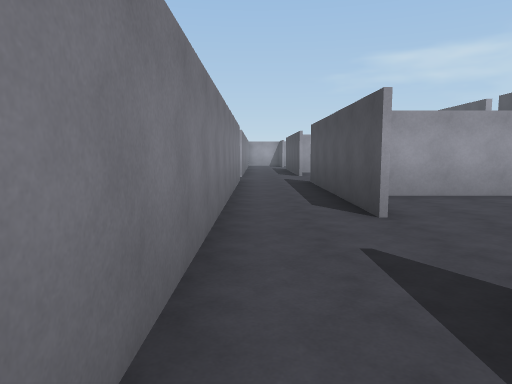
view 1 (above)

16 first-person views from a walk through a Unity game level. The camera is 1.5 m above the floor, tilts 6° down and sees 70° across. The floor is counted in squares, 2 m on a side. Each view is taken from the middle of a square. On the plan, view 1 faces up. The plan holds only what a view shows up to about 11 squares ahead; the rest is blank. The place goes on beyond the plan. The player character is not drawn. Surface patterns are stand-ins for the level's own textures.

view 2
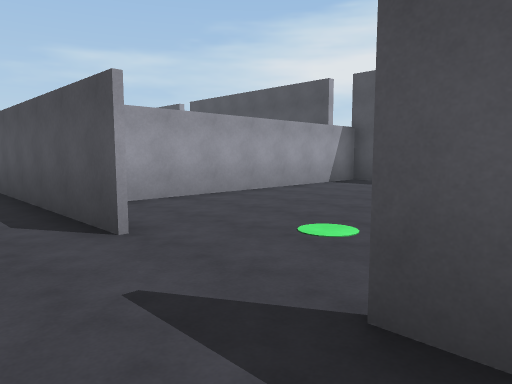

view 3
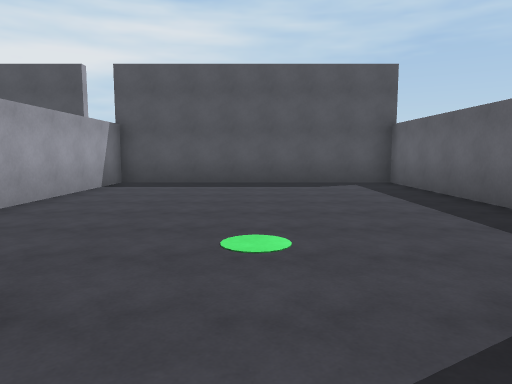

view 4
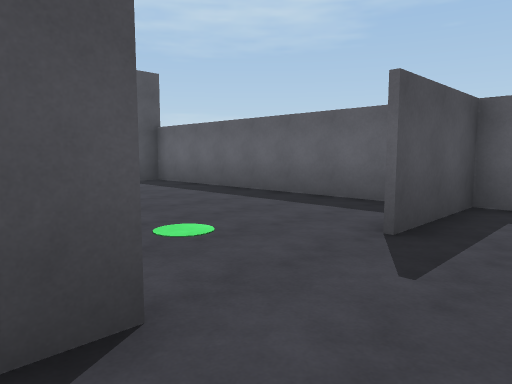

view 5
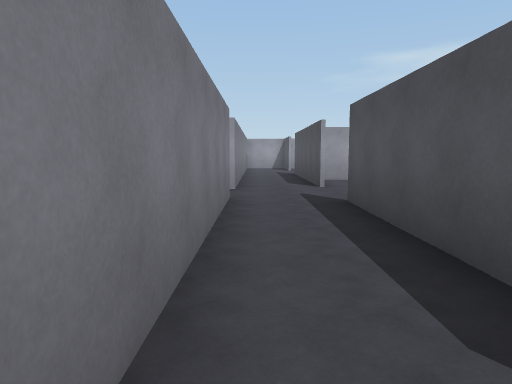

view 6
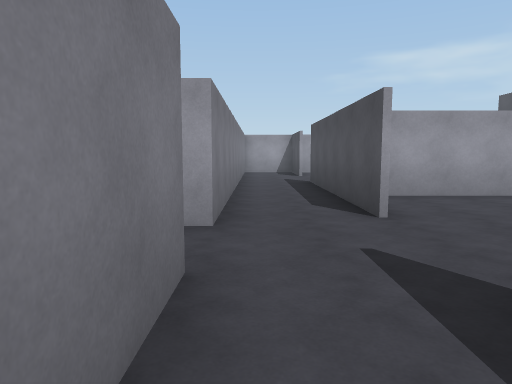

view 7
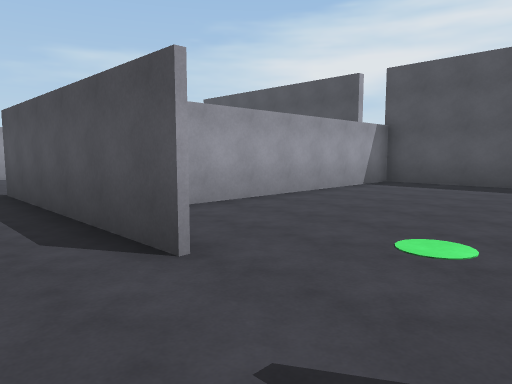

view 8
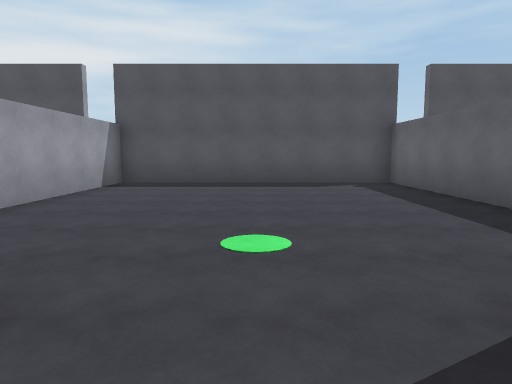

view 9
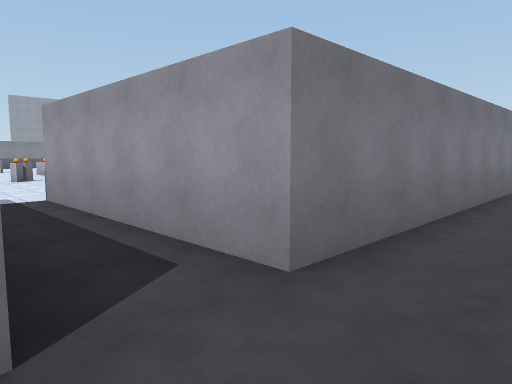

view 10
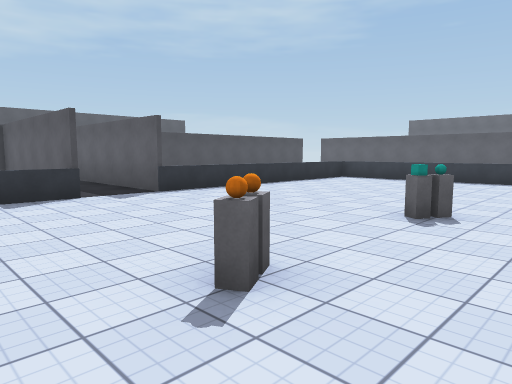

view 11
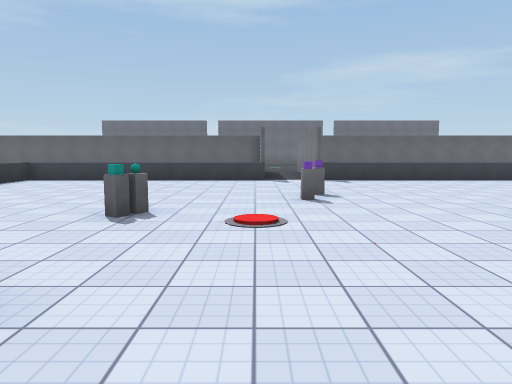

view 12
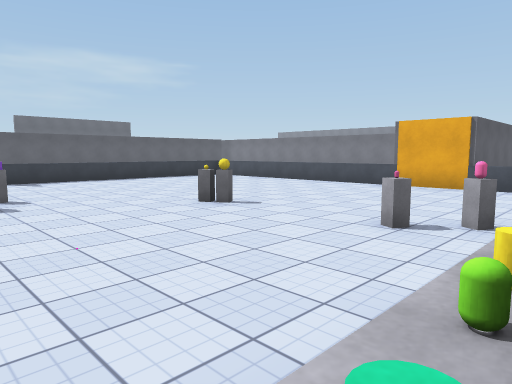

view 13
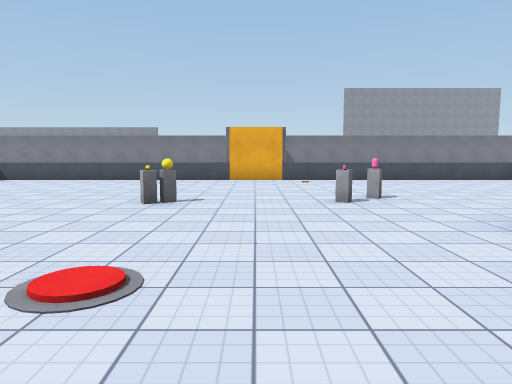

view 14
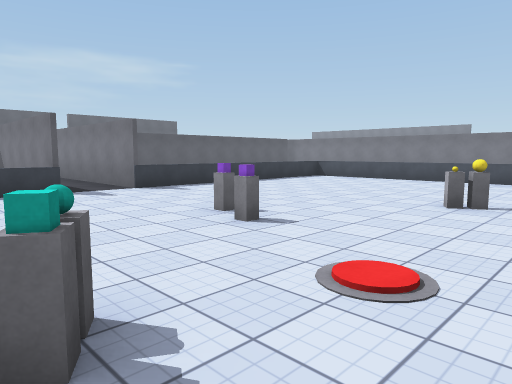

view 15
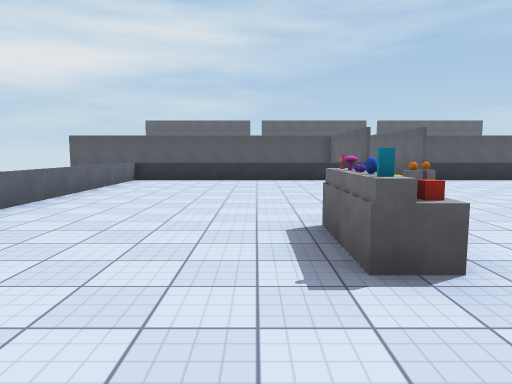

view 16
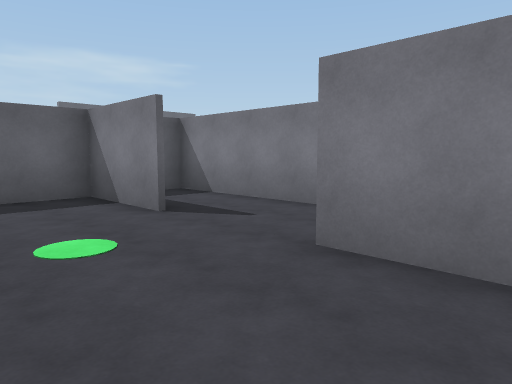

### Floor plan
Ten units are one square. View 1 is at (0, 0); x grows to the right and y downward. Boxes are objects, and circles mark ways between rooms. Rooms are numbered by the first view taken in them; rooms with no view inside come last. Other rooms are left out.
<svg viewBox="-210 -180 310 194">
<path fill="none" stroke="#000" d="M15 -19 15 5 95 5 95 -65 24 -65M15 -56 15 -42M-4 -44 -4 8 15 8 15 -17M15 -121 15 -175M49 -75 95 -75 95 -145 19 -145M-4 -104 -4 -44M15 -41 15 -97M-4 -175 -4 -118M-124 -36 -56 -36 -56 -102 -11 -102M-194 -36 -138 -36 -138 9M-205 -175 -205 -36M-4 -118 -56 -118 -56 -175"/>
<rect x="-165" y="-105" width="10" height="10" fill="#bbb"><title>other object</title></rect>
<rect x="-165" y="-135" width="10" height="10" fill="#bbb"><title>other object</title></rect>
<rect x="-135" y="-85" width="10" height="10" fill="#bbb"><title>other object</title></rect>
<rect x="-135" y="-145" width="10" height="10" fill="#bbb"><title>other object</title></rect>
<rect x="-105" y="-105" width="10" height="10" fill="#bbb"><title>other object</title></rect>
<rect x="-105" y="-125" width="10" height="10" fill="#bbb"><title>other object</title></rect>
<circle cx="0" cy="-50" r="3" fill="#2a7"/>
<circle cx="0" cy="-110" r="3" fill="#2a7"/>
<text x="50" y="-30">1</text>
<text x="40" y="-110">2</text>
<text x="-130" y="-100">3</text>
</svg>
Room 1 opens to room 2. Room 2 opens to room 3.

Where each view was taken, in squares from view 1:
view 1: 0 up, 0 right, facing up
view 2: 1 up, 0 right, facing up-right
view 3: 3 up, 0 right, facing right
view 4: 5 up, 0 right, facing down-right
view 5: 4 up, 0 right, facing up
view 6: 8 up, 0 right, facing up
view 7: 10 up, 0 right, facing up-right
view 8: 11 up, 0 right, facing right
view 9: 10 up, 1 right, facing up-left
view 10: 14 up, 12 left, facing down-right
view 11: 14 up, 12 left, facing down
view 12: 14 up, 12 left, facing down-left
view 13: 11 up, 10 left, facing left
view 14: 11 up, 10 left, facing down-left
view 15: 15 up, 16 left, facing right
view 16: 6 up, 4 right, facing down-left
